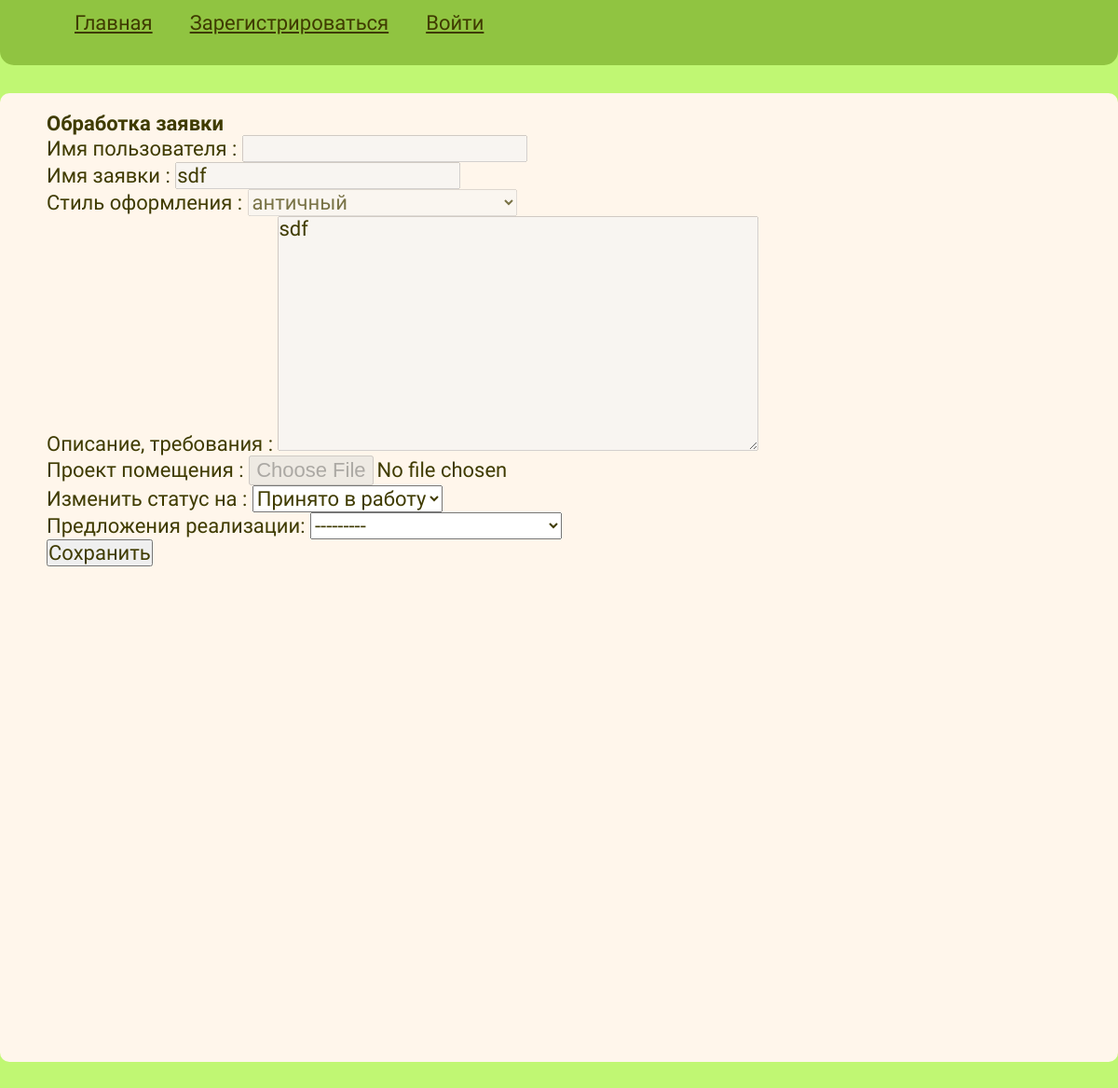
Before: /appl_processing_list/processing/11 with the older database file.
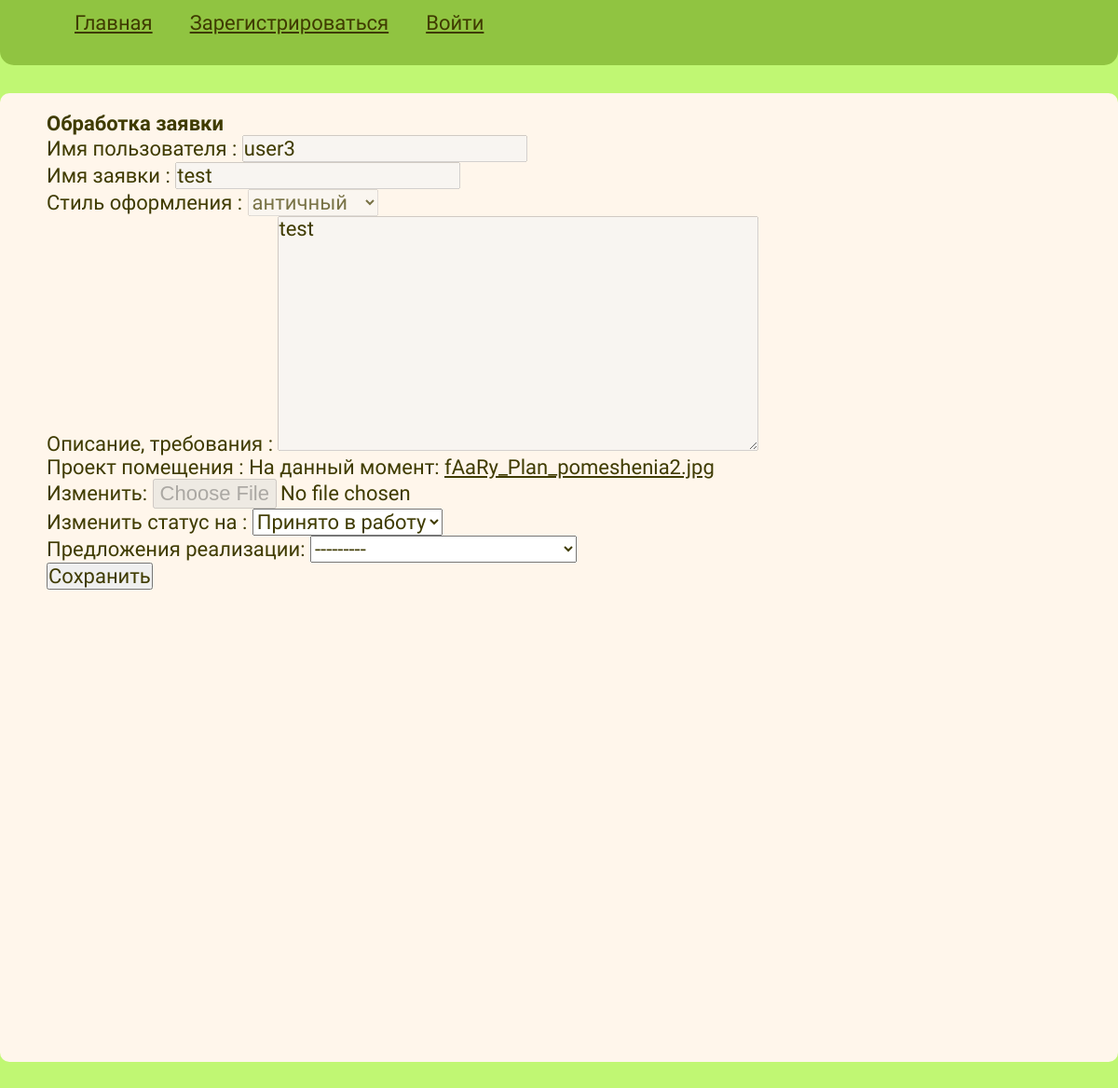
After: the same page with the newer database file.
### b1/models.py (models this page shows, shortened)
class Application(models.Model):
    name = models.CharField(max_length=254, verbose_name='Имя заявки', blank=True, null=True)
    description = models.CharField(max_length=254, verbose_name='Описание', blank=False)
    category = models.ForeignKey('Category', on_delete=models.CASCADE, verbose_name='Категория желаемого стиля',
                                 blank=False)
    photo = models.ImageField( verbose_name='Проект помещения', upload_to=get_name_file, blank=True, null=True,
                              validators=[FileExtensionValidator(allowed_extensions=['png', 'jpg', 'jpeg'])])
    status = models.CharField(max_length=254, verbose_name='Статус', default='New')
    date_creation = models.DateTimeField(auto_now_add=True, null=True)
    username = models.CharField(max_length=254, verbose_name='Логин', blank=True, null=True, db_column='username_application')
    suggestions = models.ForeignKey('Realization', on_delete=models.CASCADE, verbose_name='Предложения реализации',
                                    blank=True, null=True)

class Category(models.Model):
    name = models.CharField(max_length=254, verbose_name='Название категории', blank=False)
    def __str__(self):
        return self.name

class Realization(models.Model):
    name = models.CharField(max_length=254, verbose_name='Название', blank=False,)
    description = models.CharField(max_length=999,verbose_name='Описание', blank=False)
    image = models.ImageField( upload_to=get_name_file, blank=True, null=True,
                              validators=[FileExtensionValidator(allowed_extensions=['png', 'jpg', 'jpeg'])])
    date_execution = models.DateTimeField(auto_now_add=True, null=True)
    def __str__(self):
        return str(self.name)

### b1/views.py (the view)
# urls.py: path('appl_processing_list/processing/<int:int_pk>', ApplicationProcessingView.as_view(), name='processing'),
class ApplicationProcessingView(UpdateView):
    model = Application
    form_class = ApplProcessingForm
    success_url = '/appl_processing/'
    template_name = 'b1/processing.html'
    def get_object(self):
        post_id = self.kwargs.get('int_pk')
        obj = get_object_or_404(Application, id=post_id)
        return obj

### b1/forms.py
class ApplProcessingForm(forms.ModelForm):
    username = forms.CharField(max_length=50, disabled=True, label='Имя пользователя ', required=False)
    name = forms.CharField(max_length=50, disabled=True,label='Имя заявки ')
    category = forms.ModelChoiceField(queryset=Category.objects.all() ,disabled=True,label='Стиль оформления ')
    description = forms.CharField(widget= forms.Textarea(attrs={'rows': 10, 'cols': 40}),max_length=50, disabled=True,label='Описание, требования ')
    photo = forms.ImageField(disabled='True',label='Проект помещения ', required=True)
    status = forms.ChoiceField(choices=STATUS_CHOISE, label='Изменить статус на ')
    class Meta:
        model = Application
        fields = ['username','name','category', 'description','photo','status','suggestions']

### b1/templates/b1/processing.html (shortened to what this page needs)
{% extends 'base.html' %}
{% block content %}
    <h1>Обработка заявки</h1>
        <form method="post" action="" >
            {{ form.as_p }}
            <input type="submit" value="Сохранить">
        </form>
{% endblock %}

### templates/base.html (shortened to what this page needs)
{% load static %}
<!DOCTYPE html>
<html lang="ru">
<head>
    <link rel="stylesheet" href="{% static 'css/style.css' %}">
</head>
<body>
    <nav>
        {% block navigation %}
            {% if user.is_authenticated %}
                <div class="user-name">{{ user.username }}</div>
                <div><a href="{% url 'home' %}">Главная</a></div>
                <div><a href="{% url 'createApplication' %}">Сделать заявку</a></div>
                <div><a href="{% url 'loginSuccess' %}">Мои заявки</a></div>
                {% if user.is_superuser %}
                    <div><a href="{% url 'apllication_processing' %}">Работа с заявками</a></div>
                    <div><a href="{% url 'append_realization' %}">Добавить готовый проект</a></div>
                {% endif %}
                <div><a href="{% url 'logout' %}">Выйти</a></div>
            {% else %}
                <div><a href="{% url 'home' %}">Главная</a></div>
                <div><a href="{% url 'registration' %}">Зарегистрироваться</a></div>
                <div><a href="{% url 'login' %}">Войти</a></div>
            {% endif %}
        {% endblock %}
    </nav>
    <div class="main_container">
        <div class="second_container">
            {% block content %}
            {% endblock %}
        </div>
    </div>
</body>
</html>

### static/css/style.css (style rules this page uses)
* { margin:0; padding: 0; box-sizing: content-box; font-size: 22px; font-family: 'Oswald', sans-serif; color:rgb(63, 59, 0); }
body { background-color: rgb(192, 247, 115); font-size:100px; }
nav { width:100vw; height:70px; position:fixed; display:flex; justify-content: left; background-color: rgb(144, 196, 65); border-bottom-left-radius: 15px; border-bottom-right-radius: 15px; }
nav>div { padding:0 20px; margin-top: 0px; font-size: 34px; }
nav>div:nth-child(1) { margin-left:60px; }
.main_container { display:flex; }
.second_container { width:1200px; min-height:1000px; margin: 100px auto 30px; background-color: rgb(255, 246, 235); border-radius: 10px; font-family: 'Barlow', sans-serif; font-weight: 400; padding:20px 50px; }

Changed rows visible on the page:
changed Application "античный": name "sdf" → "test"; description "sdf" → "test"
Other visible differences:
form field username: (not shown) → "user3"
text no longer shown: "Имя пользователя : Имя заявки : Стиль оформления : Описание, требования : Проект помещения : Изменить статус на : Предложения реализации:"
text now shown: "Имя пользователя : Имя заявки : Стиль оформления : Описание, требования : Проект помещения : На данный момент: fAaRy_Plan_pomeshenia2.jpg Изменить: Изменить статус на : Предложения реализации:"
